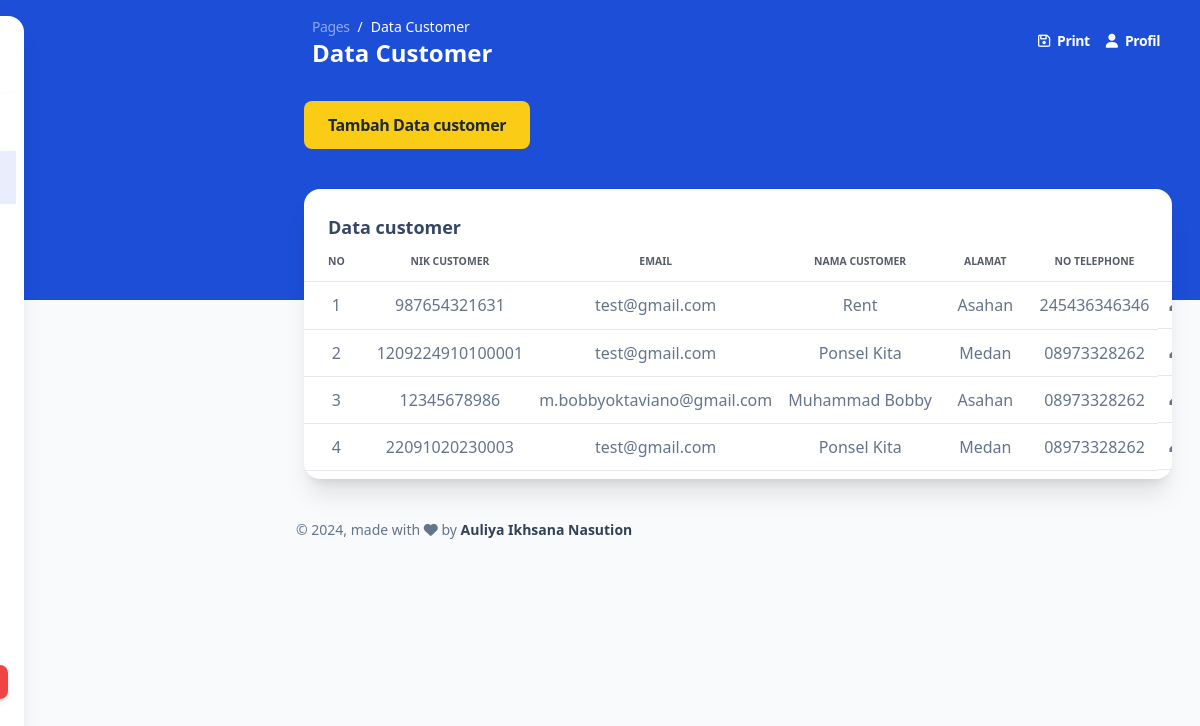
Screenshot of /admin/build/pages/datacustomer.php with the database file from the repository.
### tables this page shows
CREATE TABLE IF NOT EXISTS `user` (
  `user_id` int NOT NULL DEFAULT '0',
  `nik` varchar(20) DEFAULT NULL,
  `email` varchar(100) NOT NULL,
  `nama` varchar(100) NOT NULL,
  `alamat` varchar(255) NOT NULL,
  `no_telepon` varchar(20) NOT NULL,
  PRIMARY KEY (`user_id`)
);

### admin/build/pages/datacustomer.php (the view, shortened to what this page needs)
<?php
require "function/koneksi.php";
$query = "SELECT * FROM user";
$hasil = $conn->query($query);
?>
<!DOCTYPE html>
<html>
<head>
  <link href="../assets/css/nucleo-icons.css" rel="stylesheet" />
  <link href="../assets/css/nucleo-svg.css" rel="stylesheet" />
  <link href="../assets/css/argon-dashboard-tailwind.css?v=1.0.1" rel="stylesheet" />
  <script src="https://cdn.tailwindcss.com"></script>
</head>
<body class="m-0 font-sans text-base antialiased font-normal  leading-default bg-gray-50 text-slate-500">
  <div class="absolute w-full bg-blue-700  min-h-75"></div>
  <aside class="fixed inset-y-0 flex-wrap items-center justify-between block w-full p-0 my-4 overflow-y-auto antialiased transition-transform duration-200 -translate-x-full bg-white border-0 shadow-xl  max-w-64 ease-nav-brand z-990 xl:ml-6 rounded-2xl xl:left-0 xl:translate-x-0" aria-expanded="false">
    <div class="h-19">
      <a class="block px-8 py-6 m-0 text-sm whitespace-nowrap  text-slate-700" href="dashboard.php" target="_blank">
      </a>
    </div>
    <hr class="h-px mt-0 bg-transparent bg-gradient-to-r from-transparent via-black/40 to-transparent " />
    <div class="items-center block w-auto max-h-screen overflow-auto h-sidenav grow basis-full">
      <ul class="flex flex-col pl-0 mb-0">
        <li class="mt-0.5 w-full">
          <a class="py-2.7    text-sm ease-nav-brand my-0 mx-2 flex items-center whitespace-nowrap rounded-lg px-4 font-semibold text-slate-700 transition-colors" href="dashboard.php">
          </a>
        </li>
        <li class="mt-0.5 w-full">
          <a class="bg-blue-500/13   py-2.7 text-sm ease-nav-brand my-0 mx-2 flex items-center whitespace-nowrap px-4 transition-colors" href="datacustomer.php">
          </a>
        </li>
        <li class="mt-0.5 w-full">
          <a class="   py-2.7 text-sm ease-nav-brand my-0 mx-2 flex items-center whitespace-nowrap px-4 transition-colors" href="datapegawai.php">
          </a>
        </li>
        <li class="mt-0.5 w-full">
          <a class="   py-2.7 text-sm ease-nav-brand my-0 mx-2 flex items-center whitespace-nowrap px-4 transition-colors" href="datakamar.php">
          </a>
        </li>
        <li class="mt-0.5 w-full">
          <a class="   py-2.7 text-sm ease-nav-brand my-0 mx-2 flex items-center whitespace-nowrap px-4 transition-colors" href="datatipekamar.php">
          </a>
        </li>
        <li class="mt-0.5 w-full">
          <a class="   py-2.7 text-sm ease-nav-brand my-0 mx-2 flex items-center whitespace-nowrap px-4 transition-colors" href="datapemesanan.php">
          </a>
        </li>
      </ul>
    </div>
    <div class="mx-4">
      <div class="relative flex flex-col min-w-0 break-words bg-transparent border-0 shadow-none rounded-2xl bg-clip-border" sidenav-card>
        <div class="flex-auto w-full p-4 pt-0 text-center">
        </div>
      </div>
      <a class="inline-block w-full px-8 py-2 text-xs font-bold leading-normal text-center text-white align-middle transition-all ease-in bg-red-500 border-0 rounded-lg shadow-md select-none bg-150 bg-x-25 hover:shadow-xs hover:-translate-y-px" href="logout.php">LOG OUT</a>
    </div>
  </aside>
  <main class="relative h-full max-h-screen transition-all duration-200 ease-in-out xl:ml-68 rounded-xl">
    <nav class="relative flex flex-wrap items-center justify-between px-0 py-2 mx-6 transition-all ease-in shadow-none duration-250 rounded-2xl lg:flex-nowrap lg:justify-start" navbar-main navbar-scroll="false">
      <div class="flex items-center justify-between w-full px-4 py-1 mx-auto flex-wrap-inherit">
        <nav>
          <ol class="flex flex-wrap pt-1 mr-12 bg-transparent rounded-lg sm:mr-16">
            <li class="text-sm leading-normal">
              <a class="text-white opacity-50" href="javascript:;">Pages</a>
            </li>
            <li class="text-sm pl-2 capitalize leading-normal text-white before:float-left before:pr-2 before:text-white before:content-['/']" aria-current="page">Data customer</li>
          </ol>
          <h6 class="mb-0 font-bold text-white capitalize text-2xl">Data customer</h6>
        </nav>
        <div class="flex items-center mt-2 grow sm:mt-0 sm:mr-6 md:mr-0 lg:flex lg:basis-auto">
          <ul class="flex flex-row justify-end pl-0 mb-0 list-none md-max:w-full">
              <li class="flex items-center">
              <a href="cetak/cetakcustomer.php" class="block px-4 py-2 text-sm font-semibold text-white transition-all ease-nav-brand">
                <i class="fa fa-floppy-o sm:mr-1"></i>
                <span class="hidden sm:inline">Print</span>
              </a>
              <a href="profile.php" class="block px-0 py-2 text-sm font-semibold text-white transition-all ease-nav-brand">
                <i class="fa fa-user sm:mr-1"></i>
                <span class="hidden sm:inline">Profil</span>
              </a>
            </li>
          </ul>
        </div>
      </div>
    </nav>
    <div class="mb-10 mt-5 w-fit">
      <a href="function/tambahdatacustomer.php" class="block ms-8 mt-3 py-3 px-6 rounded-lg bg-yellow-400 text-gray-800 hover:bg-slate-200 hover:scale-110 font-bold ">Tambah Data customer</a>
    </div>
    <div class="flex flex-wrap -mx-3 ms-5 mt-4 me-4">
      <div class="flex-none w-full max-w-full px-3">
        <div class="relative flex flex-col min-w-0 mb-6 break-words bg-white border-0 border-transparent border-solid shadow-xl  rounded-2xl bg-clip-border">
          <div class="p-6 pb-0 mb-0 border-b-0 border-b-solid rounded-t-2xl border-b-transparent">
            <h6 class=" font-semibold text-lg">Data customer</h6>
          </div>
          <div class="flex-auto px-0 pt-0 pb-2 ">
            <div class="p-0 overflow-x-auto">
              <table class="items-center w-full mb-0 align-top border-collapse  text-slate-500">
                <thead class="align-bottom">
                  <tr>
                    <th class="px-6 py-3 font-bold text-center uppercase align-middle bg-transparent border-b  #FFFFFFborder-collapse shadow-none   text-xxs border-b-solid tracking-none whitespace-nowrap text-slate-900 opacity-70 w-[5%]">No</th>
                    <th class="px-6 py-3 font-bold text-center uppercase align-middle bg-transparent border-b border-collapse shadow-none   text-xxs border-b-solid tracking-none whitespace-nowrap text-slate-900 opacity-70">NIK Customer</th>
                    <th class="px-6 py-3 font-bold text-center uppercase align-middle bg-transparent border-b border-collapse shadow-none   text-xxs border-b-solid tracking-none whitespace-nowrap text-slate-900 opacity-70">Email</th>
                    <th class="px-6 py-3 font-bold text-center uppercase align-middle bg-transparent border-b border-collapse shadow-none   text-xxs border-b-solid tracking-none whitespace-nowrap text-slate-900 opacity-70">Nama Customer</th>
                    <th class="px-6 py-3 font-bold text-center uppercase align-middle bg-transparent border-b border-collapse shadow-none   text-xxs border-b-solid tracking-none whitespace-nowrap text-slate-900 opacity-70">Alamat</th>
                    <th class="px-6 py-3 font-bold text-center uppercase align-middle bg-transparent border-b border-collapse shadow-none   text-xxs border-b-solid tracking-none whitespace-nowrap text-slate-900 opacity-70">No Telephone</th>
                    <th class="px-6 py-3 font-bold text-center uppercase align-middle bg-transparent border-b border-collapse shadow-none   text-xxs border-b-solid tracking-none whitespace-nowrap text-slate-900 opacity-70">Control</th>
                  </tr>
                </thead>
                <tbody class="align-center ">
                <?php
              $num = 1;
              while ($user = $hasil->fetch_assoc()) {
          ?>
                    <center><tr>
                      <td class="p-2 align-middle bg-transparent border-b  whitespace-nowrap shadow-transparent text-center w-[5%] "><?= $num ?>
                      </td>
                      <td class="p-2 align-middle bg-transparent border-b  whitespace-nowrap shadow-transparent  text-center"><?= $user['nik'] ?>
                      </td>
                      <td class="p-2 align-middle bg-transparent border-b  whitespace-nowrap shadow-transparent text-center"><?= $user['email'] ?>
                      </td>
                      <td class="p-2 align-middle bg-transparent border-b  whitespace-nowrap shadow-transparent text-center"><?= $user['nama'] ?>
                      </td>
                      <td class="p-2 align-middle bg-transparent border-b  whitespace-nowrap shadow-transparent text-center"><?= $user['alamat'] ?>
                      </td>
                      <td class="p-2 align-middle bg-transparent border-b  whitespace-nowrap shadow-transparent text-center"><?= $user['no_telepon'] ?>
                      </td>
                      <td class="inline-block p-2 align-middle bg-transparent border-b  whitespace-nowrap shadow-transparent text-center">
                        <a href="function/editcustomer.php?id=<?= $user['user_id'] ?>"><i class="material-icons">edit</i></a>
                      </td>
                    </tr></center>
                    <?php $num++;
                  }
                  ?>
                </tbody>
              </table>
            </div>
          </div>
        </div>
      </div>
    </div>
    <footer class="pt-4">
      <div class="w-full px-6 mx-auto">
        <div class="flex flex-wrap items-center -mx-3 lg:justify-between">
          <div class="w-full max-w-full px-3 mt-0 mb-6 shrink-0 lg:mb-0 lg:w-1/2 lg:flex-none">
            <div class="text-sm leading-normal text-center text-slate-500 lg:text-left">
              ©
              made with <i class="fa fa-heart"></i> by
              <span class="font-semibold text-slate-700 ">Auliya Ikhsana Nasution</span>
            </div>
          </div>
        </div>
      </div>
    </footer>
</body>
<script src="./assets/js/argon-dashboard-tailwind.js?v=1.0.1" async></script>
</html>

### rows the page displays
user: nik "987654321631", email "test@gmail.com", nama "Rent", alamat "Asahan", no_telepon "245436346346"
user: nik "1209224910100001", email "test@gmail.com", nama "Ponsel Kita", alamat "Medan", no_telepon "08973328262"
user: nik "12345678986", email "m.bobbyoktaviano@gmail.com", nama "Muhammad Bobby", alamat "Asahan", no_telepon "08973328262"
user: nik "22091020230003", email "test@gmail.com", nama "Ponsel Kita", alamat "Medan", no_telepon "08973328262"
